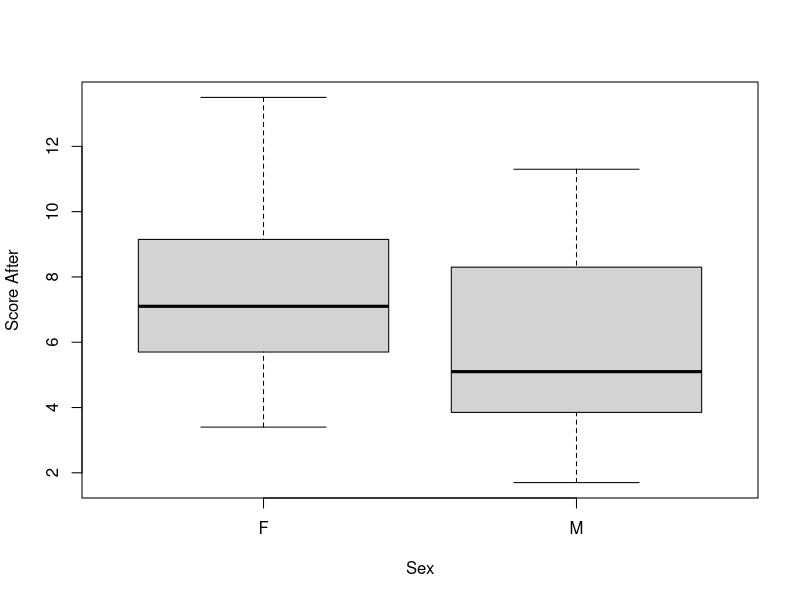
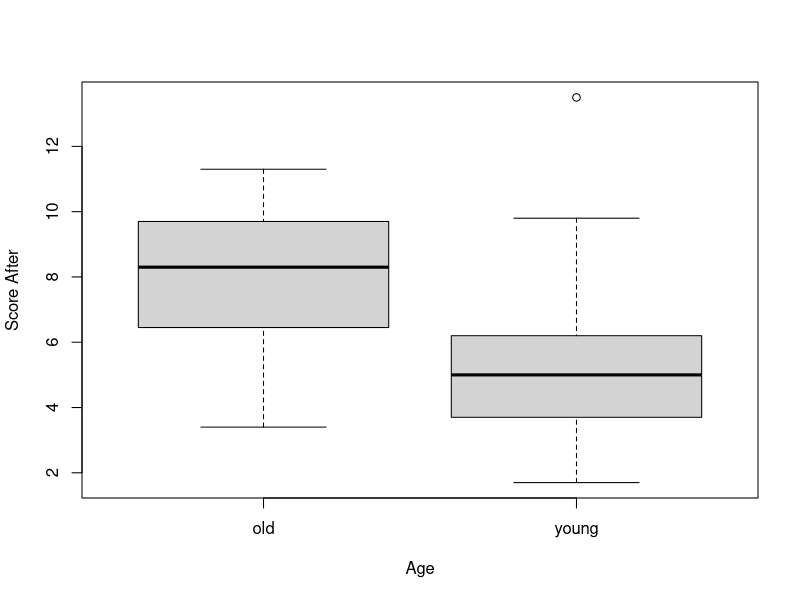
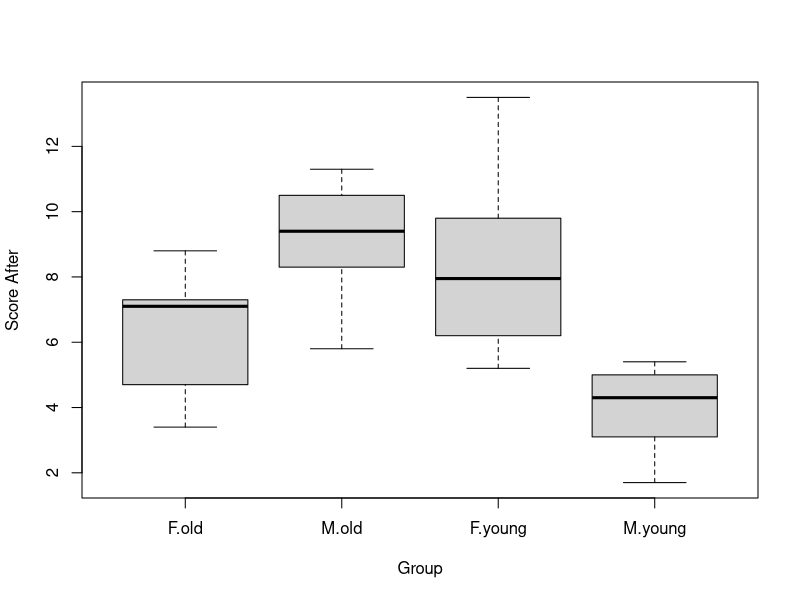

Write R code to recreate these figures, in order.
### Answers to the exercises of Module 4
### Programming in R
### Felix Clouth

# empty your workspace
rm(list = ls())

######################### PART 1 ##############################

## question 1 ##

# a
# first save the data in an object so that it shows in your workspace.
sleep <- sleep
?sleep
# This dataset contains data that show the effect of two soporific drugs (increase in hours of sleep compared to control) on 10 patients.

# b
tapply(sleep$extra, sleep$group, mean)
tapply(sleep$extra, sleep$group, sd)

# c
t.test(extra ~ group, data = sleep)
# There is no significant difference between the effects of the two types of drugs on the extra hours of sleep.

# d
# Note: paired = TRUE, does not work for formula notation in recent versions of R. Therefore:
t.test(Pair(extra[group == 1], extra[group == 2]) ~ 1, data = sleep)
# when we take into account that the data are paired, we do find a significant difference in the effectiveness of the two drugs.


######################### PART 2 ##############################

## question 2 ##

# don't forget to set your working directory to the location where you 
# stored the data
anova_data <- read.csv("anova.csv", header = TRUE)

# ensure that the categorical variables are considered factors by R
anova_data$subject <- factor(anova_data$subject)
anova_data$sex <- factor(anova_data$sex)
anova_data$age <- factor(anova_data$age)

# inspect data
head(anova_data)
str(anova_data)

# a
boxplot(after ~ sex, data = anova_data, xlab = "Sex", ylab = "Score After")

# b
aov1 <- aov(after ~ sex, data = anova_data)
summary(aov1)

# c
boxplot(after ~ age, data = anova_data, xlab = "Age", ylab = "Score After")

aov2 <- aov(after ~ age, data = anova_data)
summary(aov2)

# d
boxplot(after ~ sex + age, data = anova_data, xlab = "Group", ylab = "Score After")

# e
aov3 <- aov(after ~ sex * age, data = anova_data)
summary(aov3)
# there is a significant interaction between sex & age in the effect on after


######################### PART 3 ##############################

## question 3 ##
# a
# load the dataset from Canvas
personality <- read.table("epi.bfi.txt", header = TRUE)

# calculate the correlation
cor(personality$epiE, personality$bfext)
# 0.54

# b
cor.test(personality$epiE, personality$bfext)
# The correlation is significant: t = 9.7981, df = 229, p-value < .001

# c
personality_cor_test <- cor.test(personality$epiE, personality$bfext)
print(personality_cor_test$conf.int[1:2])


######################### PART 4 ##############################

## question 4 ##
# a
# remember that I saved the epi.bfi data in the object personality
lm1 <- lm(bdi ~ traitanx, data = personality)
summary(lm1)
# Trait anxiety is a significant predictor for depression. The R2 is 0.4287

# b
lm2 <- lm(bdi ~ traitanx + stateanx, data = personality)
summary(lm2)
# both trait and state anxiety are significant predictors of depression

# c
lm3 <- lm(bdi ~ traitanx * stateanx, data = personality)
summary(lm3)
# the interaction between trait and state anxiety is a significant predictor of depression

# d
anova(lm1, lm2)
# adding state anxiety to the model significantly improved our prediction
anova(lm2, lm3)
# adding the interaction also significantly improved our model


## question 5 ##
glm1 <- glm(am ~ mpg , data = mtcars, family = binomial(link = "logit"))

summary(glm1)
# There is an significant association between miles per gallon and the transmission type. 
